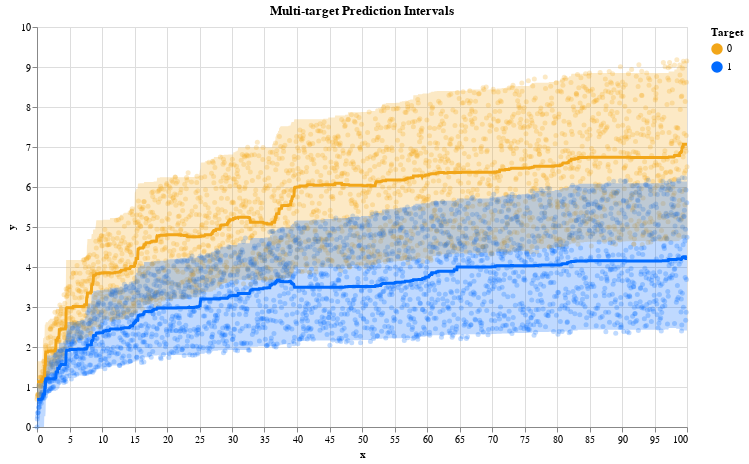

Notebook code cell kept with this figure:
### Markdown cell above
**Multi target prediction using self generated data**

### Code cell
n_samples = 2500
bounds = [0, 100]

# Define functions that generate targets; each function maps to one target.
funcs = [
    {
        "signal": lambda x: np.log1p(x + 1),
        "noise": lambda x: np.log1p(x) * np.random.uniform(size=len(x)),
    },
    {
        "signal": lambda x: np.log1p(np.sqrt(x)),
        "noise": lambda x: np.log1p(x / 2) * np.random.uniform(size=len(x)),
    },
]

legend = {
    "0": "#f2a619",
    "1": "#006aff",
}


def make_func_Xy(funcs, bounds, n_samples):
    x = np.linspace(*bounds, n_samples)
    y = np.empty((len(x), len(funcs)))
    for i, func in enumerate(funcs):
        y[:, i] = func["signal"](x) + func["noise"](x)
    return np.atleast_2d(x).T, y


# Create the dataset with multiple target variables.
X, y = make_func_Xy(funcs, bounds, n_samples)

X_train, X_test, y_train, y_test = train_test_split(X, y, test_size=0.2, random_state=0)

qrf = RandomForestQuantileRegressor(max_samples_leaf=None, max_depth=4, random_state=0)
qrf.fit(X_train, y_train)  # fit on all of the targets simultaneously

# Get multiple-output predictions at 95% prediction intervals and median.
y_pred = qrf.predict(X, quantiles=[0.025, 0.5, 0.975])

df = pd.DataFrame(
    {
        "x": np.tile(X.squeeze(), len(funcs)),
        "y": y.reshape(-1, order="F"),
        "y_true": np.concatenate([f["signal"](X.squeeze()) for f in funcs]),
        "y_pred": np.concatenate([y_pred[:, i, 1] for i in range(len(funcs))]),
        "y_pred_low": np.concatenate([y_pred[:, i, 0] for i in range(len(funcs))]),
        "y_pred_upp": np.concatenate([y_pred[:, i, 2] for i in range(len(funcs))]),
        "target": np.concatenate([[f"{i}"] * len(X) for i in range(len(funcs))]),
    }
)


def plot_multioutputs(df, legend):
    click = alt.selection_multi(fields=["target"])

    color = alt.condition(
        click,
        alt.Color(
            "target:N",
            legend=alt.Legend(symbolOpacity=1),
            scale=alt.Scale(range=list(legend.values())),
            sort=list(legend.keys()),
            title="Target",
        ),
        alt.value("lightgray"),
    )

    tooltip = [
        alt.Tooltip("target:N", title="Target"),
        alt.Tooltip("x:Q", format=",.3f", title="X"),
        alt.Tooltip("y:Q", format=",.3f", title="Y"),
        alt.Tooltip("y_true:Q", format=",.3f", title="Y"),
        alt.Tooltip("y_pred:Q", format=",.3f", title="Predicted Y"),
        alt.Tooltip("y_pred_low:Q", format=",.3f", title="Predicted Lower Y"),
        alt.Tooltip("y_pred_upp:Q", format=",.3f", title="Predicted Upper Y"),
    ]

    points = (
        alt.Chart(df)
        .mark_circle(color="black", opacity=0.25, size=25)
        .encode(
            x=alt.X("x:Q", scale=alt.Scale(nice=False)),
            y=alt.Y("y:Q"),
            color=color,
            tooltip=tooltip,
        )
    )

    line = (
        alt.Chart(df)
        .mark_line(color="black", size=3)
        .encode(
            x=alt.X("x:Q", scale=alt.Scale(nice=False), title="x"),
            y=alt.Y("y_pred:Q", title="y"),
            color=color,
            tooltip=tooltip,
        )
    )

    area = (
        alt.Chart(df)
        .mark_area(opacity=0.25)
        .encode(
            x=alt.X("x:Q", scale=alt.Scale(nice=False), title="x"),
            y=alt.Y("y_pred_low:Q", title="y"),
            y2=alt.Y2("y_pred_upp:Q", title=None),
            color=color,
            tooltip=tooltip,
        )
    )

    chart = (
        (points + area + line)
        .add_selection(click)
        .configure_range(category=alt.RangeScheme(list(legend.values())))
        .properties(height=400, width=650, title="Multi-target Prediction Intervals")
    )

    return chart


chart = plot_multioutputs(df, legend)
chart

### Figure 1 — Vega-Lite specification as saved in the notebook (floating-point values rounded to 4 significant figures; data arrays with more than 128 entries replaced by an {"elided": "..."} marker saying what was removed)
{"config": {"view": {"continuousWidth": 400, "continuousHeight": 300}, "range": {"category": ["#f2a619", "#006aff"]}}, "layer": [{"mark": {"type": "circle", "color": "black", "opacity": 0.25, "size": 25}, "encoding": {"color": {"condition": {"field": "target", "legend": {"symbolOpacity": 1}, "scale": {"range": ["#f2a619", "#006aff"]}, "sort": ["0", "1"], "title": "Target", "type": "nominal", "selection": "selector002"}, "value": "lightgray"}, "tooltip": [{"field": "target", "title": "Target", "type": "nominal"}, {"field": "x", "format": ",.3f", "title": "X", "type": "quantitative"}, {"field": "y", "format": ",.3f", "title": "Y", "type": "quantitative"}, {"field": "y_true", "format": ",.3f", "title": "Y", "type": "quantitative"}, {"field": "y_pred", "format": ",.3f", "title": "Predicted Y", "type": "quantitative"}, {"field": "y_pred_low", "format": ",.3f", "title": "Predicted Lower Y", "type": "quantitative"}, {"field": "y_pred_upp", "format": ",.3f", "title": "Predicted Upper Y", "type": "quantitative"}], "x": {"field": "x", "scale": {"nice": false}, "type": "quantitative"}, "y": {"field": "y", "type": "quantitative"}}, "selection": {"selector002": {"type": "multi", "fields": ["target"]}}}, {"mark": {"type": "area", "opacity": 0.25}, "encoding": {"color": {"condition": {"field": "target", "legend": {"symbolOpacity": 1}, "scale": {"range": ["#f2a619", "#006aff"]}, "sort": ["0", "1"], "title": "Target", "type": "nominal", "selection": "selector002"}, "value": "lightgray"}, "tooltip": [{"field": "target", "title": "Target", "type": "nominal"}, {"field": "x", "format": ",.3f", "title": "X", "type": "quantitative"}, {"field": "y", "format": ",.3f", "title": "Y", "type": "quantitative"}, {"field": "y_true", "format": ",.3f", "title": "Y", "type": "quantitative"}, {"field": "y_pred", "format": ",.3f", "title": "Predicted Y", "type": "quantitative"}, {"field": "y_pred_low", "format": ",.3f", "title": "Predicted Lower Y", "type": "quantitative"}, {"field": "y_pred_upp", "format": ",.3f", "title": "Predicted Upper Y", "type": "quantitative"}], "x": {"field": "x", "scale": {"nice": false}, "title": "x", "type": "quantitative"}, "y": {"field": "y_pred_low", "title": "y", "type": "quantitative"}, "y2": {"field": "y_pred_upp", "title": null}}}, {"mark": {"type": "line", "color": "black", "size": 3}, "encoding": {"color": {"condition": {"field": "target", "legend": {"symbolOpacity": 1}, "scale": {"range": ["#f2a619", "#006aff"]}, "sort": ["0", "1"], "title": "Target", "type": "nominal", "selection": "selector002"}, "value": "lightgray"}, "tooltip": [{"field": "target", "title": "Target", "type": "nominal"}, {"field": "x", "format": ",.3f", "title": "X", "type": "quantitative"}, {"field": "y", "format": ",.3f", "title": "Y", "type": "quantitative"}, {"field": "y_true", "format": ",.3f", "title": "Y", "type": "quantitative"}, {"field": "y_pred", "format": ",.3f", "title": "Predicted Y", "type": "quantitative"}, {"field": "y_pred_low", "format": ",.3f", "title": "Predicted Lower Y", "type": "quantitative"}, {"field": "y_pred_upp", "format": ",.3f", "title": "Predicted Upper Y", "type": "quantitative"}], "x": {"field": "x", "scale": {"nice": false}, "title": "x", "type": "quantitative"}, "y": {"field": "y_pred", "title": "y", "type": "quantitative"}}}], "data": {"name": "data-938e008ea96da1ee0792ca42482a661c"}, "height": 400, "title": "Multi-target Prediction Intervals", "width": 650, "$schema": "https://vega.github.io/schema/vega-lite/v4.17.0.json", "datasets": {"data-938e008ea96da1ee0792ca42482a661c": {"elided": "5000 records"}}}
